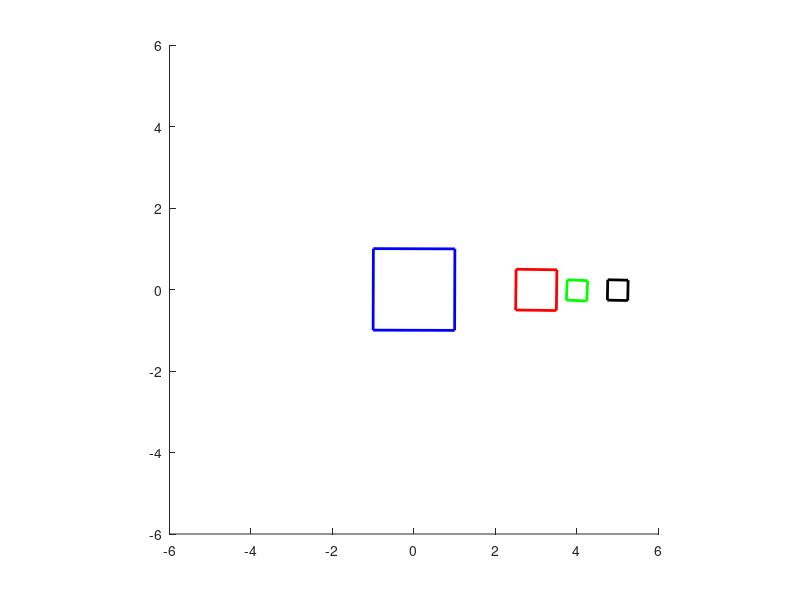

Write MATLAB code to recreate this figure.
close all;
clear all;

% 2D polygon for Earth: square of 2 by 2 units, in homogeneous coordinates.
earth = [-1 1 1 -1 -1; -1 -1 1 1 -1; 1 1 1 1 1];

% Another 2D polygon for the Moon, made by scaling the earth to 1/4 size
S = [0.25 0 0; 0 0.25 0; 0 0 1];
moon = S * earth;

% Second moon
S2 = [0.5 0 0; 0 0.5 0; 0 0 1];
moon2 = S2 * earth;

% Third moon
S3 = [0.25 0 0; 0 0.25 0; 0 0 1];
moon3 = S3 * earth;

% Set up axes for plotting our animation.
figure;
hold on;
axis equal;
axis([-6 6 -6 6]);


for a = 0:0.01:2 * pi

	% Moon will spin 5 times as fast as the Earth.
	a_moon =  5  * a;
    a_moon2 = 3  * a;
    a_moon3 = 10 * a;
    
	% Rotation matrix for Earth.
	R_earth = [cos(a) -sin(a) 0; sin(a) cos(a) 0; 0 0 1];

	% Rotation matrix for the Moon.
	R_moon =  [cos(a_moon)  -sin(a_moon)  0; sin(a_moon)  cos(a_moon)  0; 0 0 1];
    R_moon2 = [cos(a_moon2) -sin(a_moon2) 0; sin(a_moon2) cos(a_moon2) 0; 0 0 1];
    R_moon3 = [cos(a_moon3) -sin(a_moon3) 0; sin(a_moon3) cos(a_moon3) 0; 0 0 1];
    
	% Translation matrix to move the Moon away from Earth
    % (it orbits at a distance of 5 units).
	T_moon = [1 0 5; 0 1 0; 0 0 1];
    T_moon2 = [1 0 3; 0 1 0; 0 0 1];
    T_moon3 = [1 0 1; 0 1 0; 0 0 1];
        
	% Rotate the Earth.
	p_earth = R_earth * earth;

	% Rotate the moon, then move it 5 units away from the origin.
	p_moon =  T_moon  * R_moon  * moon;
    p_moon2 = T_moon2 * R_moon2 * moon2;
    p_moon3 = T_moon2 * R_moon2 * T_moon3 * R_moon3 * moon3;
    
	% Place the moon in the Earth's reference frame (which is R).
	p_moon =  R_earth * p_moon;
    p_moon2 = R_earth * p_moon2;
    p_moon3 = R_earth * p_moon3;    
    
    
	% Draw the earth in blue and the moon in black.
	cla;
	plot(p_earth(1,:), p_earth(2,:), 'b', 'LineWidth', 2);
	plot(p_moon(1,:),  p_moon(2,:),  'k', 'LineWidth', 2);
    plot(p_moon2(1,:), p_moon2(2,:), 'r', 'LineWidth', 2);
    plot(p_moon3(1,:), p_moon3(2,:), 'g', 'LineWidth', 2);
	drawnow;

end
